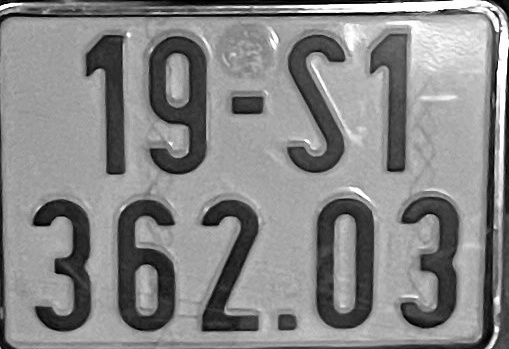
#> input picture BTL/LICENSE_PLATES_RECOGNITION/plate_images/0_0.jpg, 509 x 349 px, found by its file name; its folder holds only this picture in this run
$ jupyter execute _clip_character.ipynb
#> lines starting #> are read from the running program, lines starting #| are printed output that depends on the picture; after the words box and inside, x2 and y2 are one past the last pixel; in counts of white or black regions, pixels touching at a corner belong together
[cell 1]
import cv2
import os

path = 'plate_images'
list_files = os.listdir(path)

file_index = 0

for file_name in list_files:
    file_path = path + '/' + file_name
    mat = cv2.imread(file_path)
#> mat is the input picture: shape (349, 509, 3); min 0, max 255, mean 134.8
    mat_gray = cv2.cvtColor(mat, cv2.COLOR_BGR2GRAY)
    mat_blurred = cv2.GaussianBlur(mat_gray, (17, 17), 0)
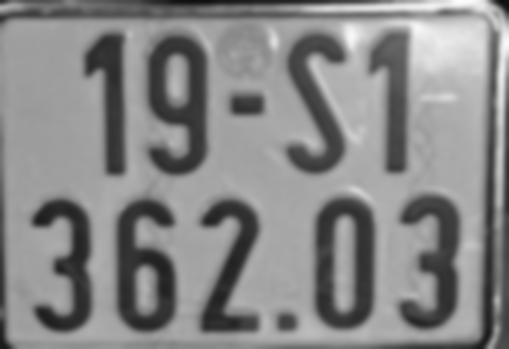
#> mat_blurred: shape (349, 509); min 15, max 253, mean 135
    mean = cv2.mean(mat_blurred)[0]
#> mean = 135
    thresh, mat_bin = cv2.threshold(mat_blurred, int(mean), 255, cv2.THRESH_BINARY_INV)
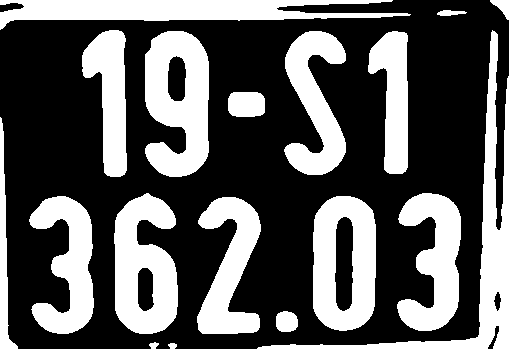
#> mat_bin: shape (349, 509); 36% white; 18 white regions
#> thresh = 134
    contours, hierarchy = cv2.findContours(mat_bin, cv2.RETR_TREE, cv2.CHAIN_APPROX_SIMPLE)
#> contours = 22 contours; largest, box (x1, y1, x2, y2) and area: (313, 196, 376, 331) 7490, (145, 31, 209, 177) 7259, (257, 30, 509, 349) 6740, (114, 193, 178, 334) 6656, (0, 0, 411, 30) 6174
    for contour in contours:
        box = cv2.boundingRect(contour)
        x = box[0]
        y = box[1]
        width = box[2]
        height = box[3]
        if width > height :
            continue
        if width < 50 or width > 400:
            continue

        mat_crop = mat_blurred[y:y+height, x:x+width]
        value_min = mat_crop.min()
        print(value_min)

        # cv2.imshow('char', mat_crop)
        # cv2.waitKey(100)

        output_path = 'character_images/' + str(file_index) + '.jpg'
        cv2.imwrite(output_path, mat_crop)
        file_index+=1
#> this loop made 22 passes
#> (x, y, width, height) on passes 1, 2, 3, 6, 10, 11, 12, 13, 16, 18, 19, 20: (168, 343, 9, 6), (149, 342, 10, 7), (276, 311, 22, 21), (334, 216, 20, 96), (137, 267, 18, 45), (0, 117, 18, 232), (228, 92, 37, 25), (368, 31, 40, 143), (167, 55, 20, 47), (493, 291, 9, 21), (82, 30, 45, 147), (437, 10, 30, 6)
#> (x, y, width, height, value_min, output_path) on passes 4, 5, 7, 8, 9, 14: (197, 197, 64, 137, 34, 'character_images/0.jpg'), (313, 196, 63, 135, 45, 'character_images/1.jpg'), (29, 196, 65, 138, 29, 'character_images/2.jpg'), (397, 193, 64, 138, 37, 'character_images/3.jpg'), (114, 193, 64, 141, 33, 'character_images/4.jpg'), (284, 31, 62, 144, 58, 'character_images/5.jpg')
#| 34
#| 45
#| 29
#| 37
#| 33
#| 58
#| 46
#| 27
#> after the loop, file_index = 8


    # cv2.imshow("plate", mat_bin)
    # cv2.waitKey(100)

print("Finished !")

$ run again, on BTL/LICENSE_PLATES_RECOGNITION/plate_images/115_0.jpg
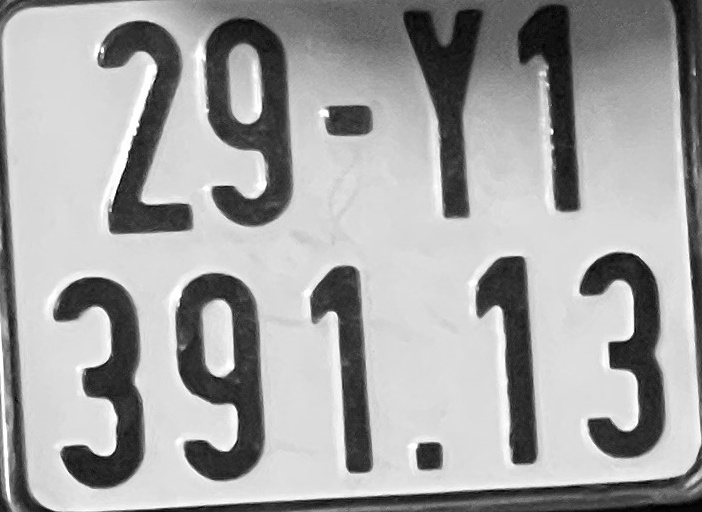
#> input picture BTL/LICENSE_PLATES_RECOGNITION/plate_images/115_0.jpg, 702 x 512 px, found by its file name
#> mat is the input picture: shape (512, 702, 3); min 0, max 255, mean 163.5
#> mean = 163.5
#> `thresh, mat_bin = cv2.threshold(mat_blurred, int(mean), 255, cv2.THRES..`:
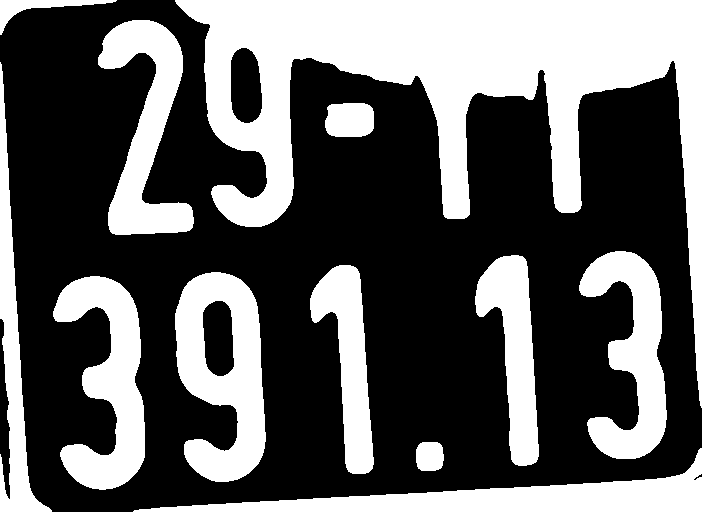
#> mat_bin: shape (512, 702); 37.5% white; 12 white regions
#> thresh = 163
#> contours = 14 contours; largest, box (x1, y1, x2, y2) and area: (175, 0, 702, 408) 61021, (175, 272, 266, 482) 13272, (133, 448, 702, 512) 10646, (53, 276, 145, 490) 9798, (98, 20, 194, 235) 8968
#> the loop `for contour in contours:` made 14 passes
#> (x, y, width, height) on passes 1, 2, 5, 9, 12, 13, 14: (133, 448, 569, 64), (416, 442, 28, 29), (202, 300, 33, 77), (325, 103, 49, 34), (175, 0, 527, 408), (230, 47, 33, 77), (0, 0, 117, 35)
#> (printed output is left out)
#> pass 3, `mat_crop = mat_blurred[y:y+height, x:x+width]`:
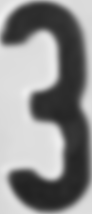
#> mat_crop: shape (214, 92); min 33, max 240, mean 139.8
#> after the loop `for contour in contours:`: file_index = 7

$ run again, on BTL/LICENSE_PLATES_RECOGNITION/plate_images/117_3.jpg
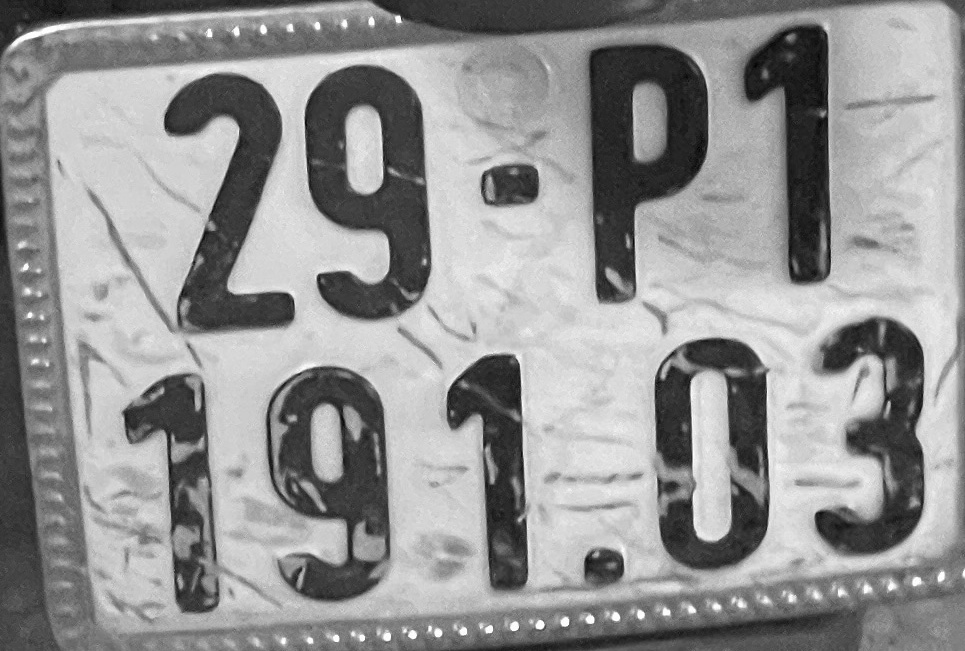
#> input picture BTL/LICENSE_PLATES_RECOGNITION/plate_images/117_3.jpg, 965 x 651 px, found by its file name
#> mat is the input picture: shape (651, 965, 3); min 0, max 255, mean 148.1
#> `mat_blurred = cv2.GaussianBlur(mat_gray, (17, 17), 0)`:
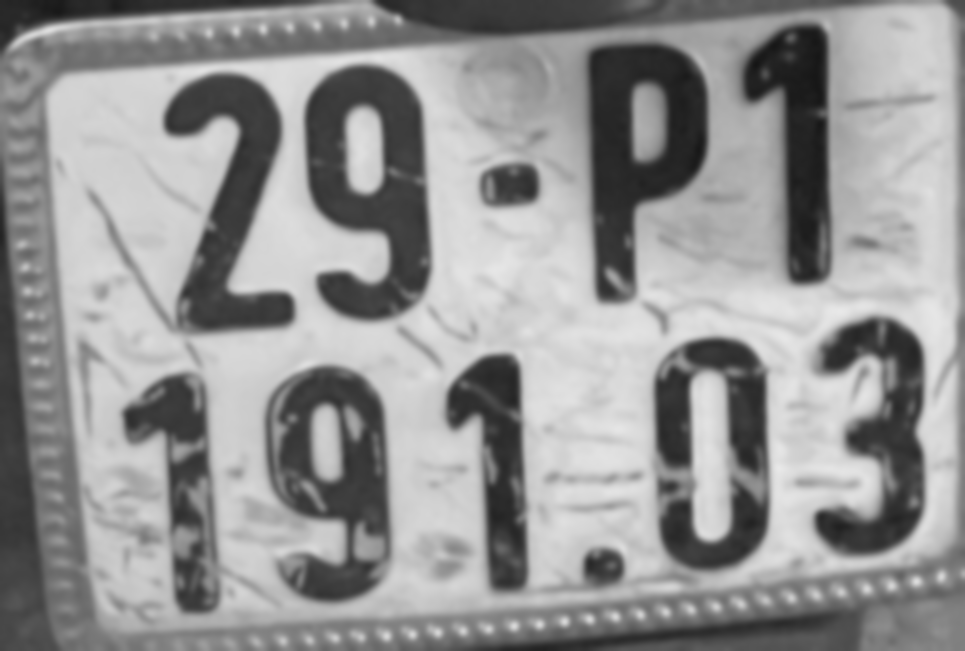
#> mat_blurred: shape (651, 965); min 21, max 232, mean 148.2
#> mean = 148.2
#> `thresh, mat_bin = cv2.threshold(mat_blurred, int(mean), 255, cv2.THRES..`:
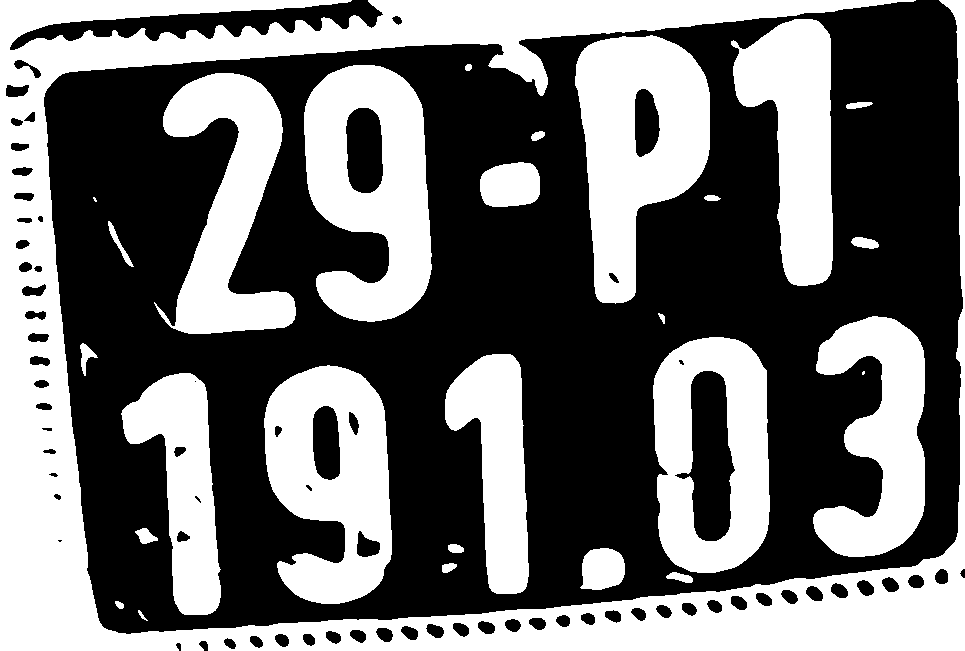
#> mat_bin: shape (651, 965); 43.5% white; 28 white regions (2 under 20 px)
#> thresh = 148
#> contours = 95 contours, 4 with area under 20; largest, box (x1, y1, x2, y2) and area: (0, 0, 965, 651) 114764, (653, 337, 770, 573) 23796, (304, 65, 432, 322) 23785, (575, 35, 710, 304) 23325, (264, 365, 392, 604) 22232
#> the loop `for contour in contours:` made 95 passes
#> (x, y, width, height) on passes 1, 2, 3, 4, 5, 6, 7, 9: (138, 610, 10, 11), (115, 601, 9, 8), (666, 572, 27, 11), (442, 563, 15, 10), (580, 548, 45, 42), (448, 544, 16, 9), (135, 528, 23, 16), (176, 530, 15, 13)
#> (printed output is left out)
#> after the loop `for contour in contours:`: file_index = 10

$ run again, on BTL/LICENSE_PLATES_RECOGNITION/plate_images/119_1.jpg
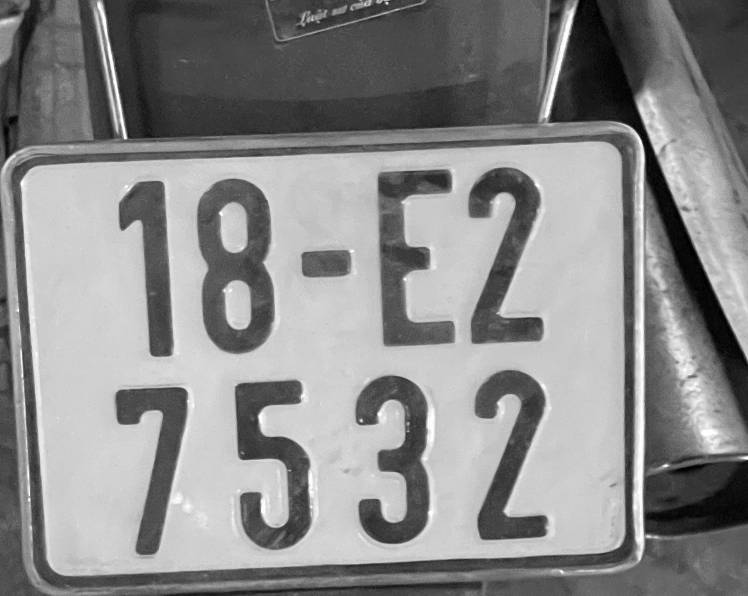
#> input picture BTL/LICENSE_PLATES_RECOGNITION/plate_images/119_1.jpg, 1496 x 1191 px, found by its file name (shown at 1/2 size)
#> mat is the input picture: shape (1191, 1496, 3); min 0, max 255, mean 137.8
#> mean = 137.8
#> `thresh, mat_bin = cv2.threshold(mat_blurred, int(mean), 255, cv2.THRES..`:
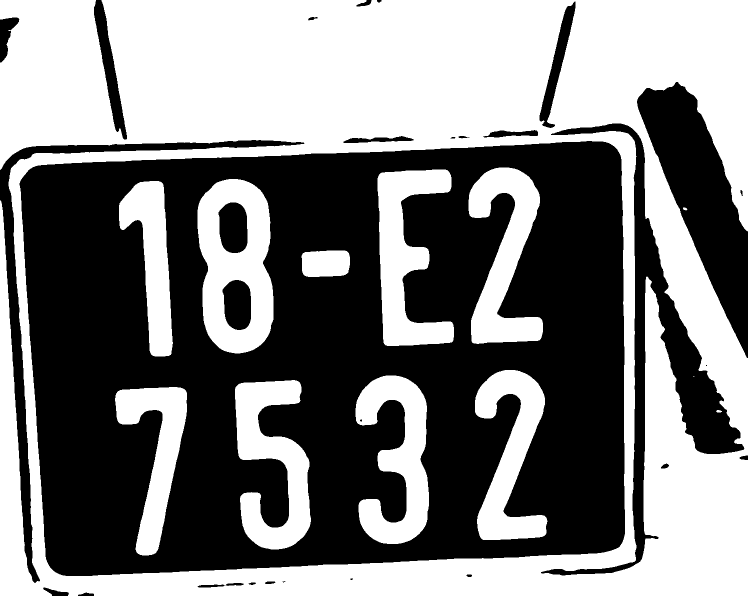
#> mat_bin: shape (1191, 1496) (shown at 1/2 size); 49.8% white; 13 white regions (1 under 20 px)
#> thresh = 137
#> contours = 34 contours, 4 with area under 20; largest, box (x1, y1, x2, y2) and area: (0, 0, 1496, 1191) 1695587, (38, 281, 1251, 1153) 973762, (1081, 246, 1490, 1152) 48311, (395, 358, 547, 707) 43433, (470, 760, 622, 1099) 27140
#> the loop `for contour in contours:` made 34 passes
#> (x, y, width, height) on passes 1 to 8: (1366, 415, 9, 6), (0, 0, 1496, 1191), (394, 1168, 56, 8), (450, 1165, 39, 8), (496, 1164, 17, 7), (529, 1162, 23, 7), (564, 1161, 8, 5), (699, 1156, 8, 5)
#> (printed output is left out)
#> after the loop `for contour in contours:`: file_index = 11

$ run again, on BTL/LICENSE_PLATES_RECOGNITION/plate_images/103_3.jpg
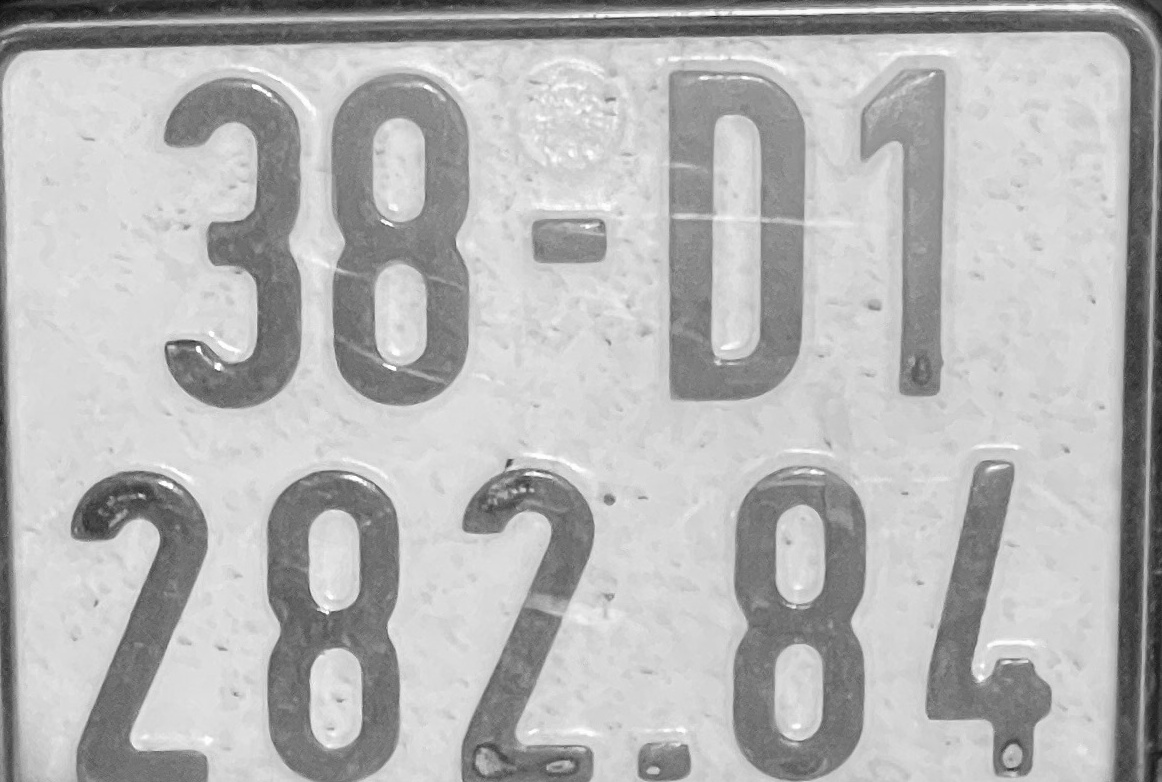
#> input picture BTL/LICENSE_PLATES_RECOGNITION/plate_images/103_3.jpg, 1162 x 782 px, found by its file name
#> mat is the input picture: shape (782, 1162, 3); min 9, max 255, mean 181.4
#> mean = 181.4
#> `thresh, mat_bin = cv2.threshold(mat_blurred, int(mean), 255, cv2.THRES..`:
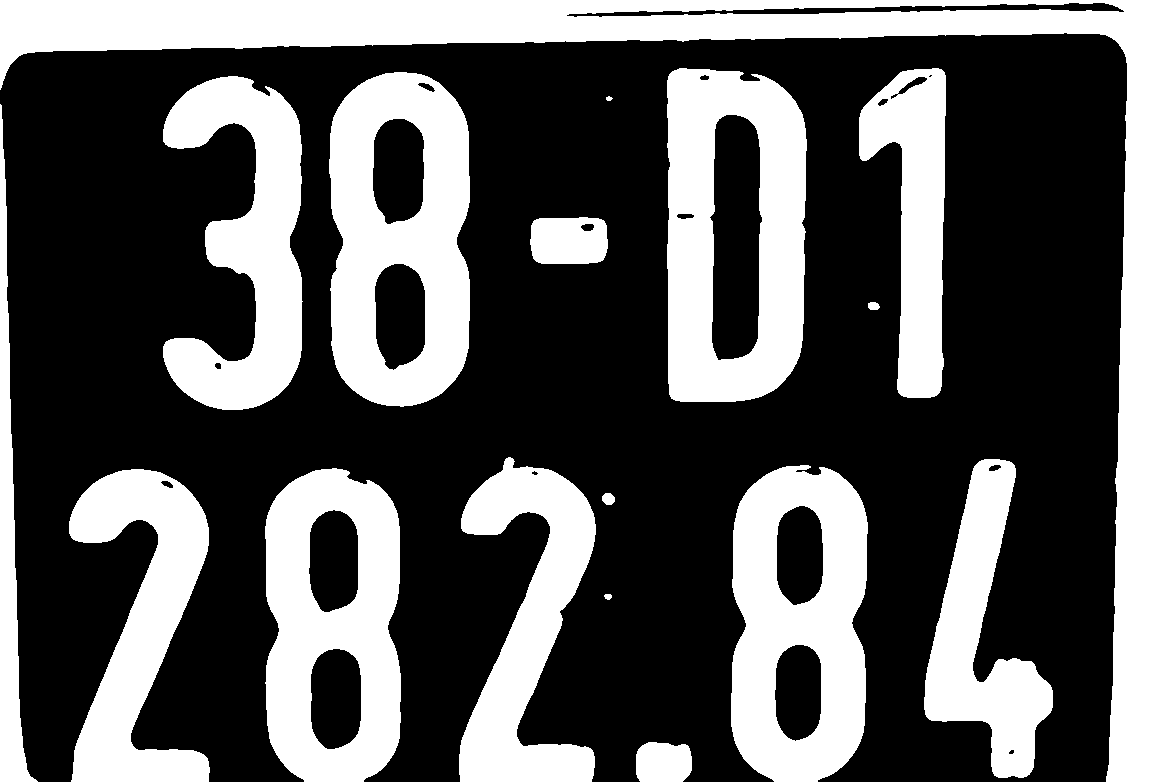
#> mat_bin: shape (782, 1162); 35.5% white; 17 white regions
#> thresh = 181
#> contours = 38 contours, 2 with area under 20; largest, box (x1, y1, x2, y2) and area: (0, 0, 1162, 782) 79862, (667, 68, 807, 402) 42791, (329, 72, 470, 407) 41218, (731, 465, 868, 782) 37631, (265, 468, 401, 782) 37510
#> the loop `for contour in contours:` made 38 passes
#> (x, y, width, height) on passes 1, 2, 3, 5, 10, 11, 13, 14: (636, 742, 56, 40), (604, 594, 8, 6), (602, 493, 13, 12), (160, 480, 14, 9), (774, 644, 48, 98), (776, 505, 48, 101), (1008, 749, 7, 6), (988, 464, 14, 8)
#> (printed output is left out)
#> after the loop `for contour in contours:`: file_index = 14
